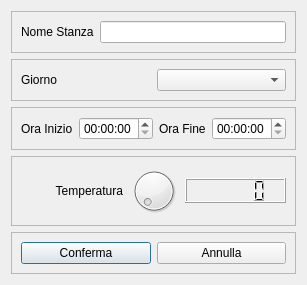
<?xml version="1.0" encoding="UTF-8"?>
<ui version="4.0">
 <class>EditRoom</class>
 <widget class="QDialog" name="EditRoom">
  <property name="geometry">
   <rect>
    <x>0</x>
    <y>0</y>
    <width>249</width>
    <height>275</height>
   </rect>
  </property>
  <property name="windowTitle">
   <string>Dialog</string>
  </property>
  <layout class="QVBoxLayout" name="verticalLayout">
   <item>
    <widget class="QFrame" name="frame_4">
     <property name="frameShape">
      <enum>QFrame::StyledPanel</enum>
     </property>
     <property name="frameShadow">
      <enum>QFrame::Raised</enum>
     </property>
     <layout class="QHBoxLayout" name="horizontalLayout_4">
      <item>
       <widget class="QLabel" name="label">
        <property name="text">
         <string>Nome Stanza</string>
        </property>
       </widget>
      </item>
      <item>
       <widget class="QLineEdit" name="lineEdit"/>
      </item>
     </layout>
    </widget>
   </item>
   <item>
    <widget class="QFrame" name="frame_3">
     <property name="frameShape">
      <enum>QFrame::StyledPanel</enum>
     </property>
     <property name="frameShadow">
      <enum>QFrame::Raised</enum>
     </property>
     <layout class="QHBoxLayout" name="horizontalLayout_3">
      <item>
       <widget class="QLabel" name="label_5">
        <property name="text">
         <string>Giorno</string>
        </property>
       </widget>
      </item>
      <item>
       <widget class="QComboBox" name="comboBox"/>
      </item>
     </layout>
    </widget>
   </item>
   <item>
    <widget class="QFrame" name="frame_2">
     <property name="frameShape">
      <enum>QFrame::StyledPanel</enum>
     </property>
     <property name="frameShadow">
      <enum>QFrame::Raised</enum>
     </property>
     <layout class="QHBoxLayout" name="horizontalLayout_2">
      <item>
       <widget class="QLabel" name="label_3">
        <property name="text">
         <string>Ora Inizio</string>
        </property>
       </widget>
      </item>
      <item>
       <widget class="QTimeEdit" name="timeEdit_2"/>
      </item>
      <item>
       <widget class="QLabel" name="label_2">
        <property name="text">
         <string>Ora Fine</string>
        </property>
       </widget>
      </item>
      <item>
       <widget class="QTimeEdit" name="timeEdit"/>
      </item>
     </layout>
    </widget>
   </item>
   <item>
    <widget class="QFrame" name="frame">
     <property name="frameShape">
      <enum>QFrame::StyledPanel</enum>
     </property>
     <property name="frameShadow">
      <enum>QFrame::Raised</enum>
     </property>
     <layout class="QHBoxLayout" name="horizontalLayout">
      <item>
       <widget class="QLabel" name="label_4">
        <property name="text">
         <string>Temperatura</string>
        </property>
        <property name="alignment">
         <set>Qt::AlignRight|Qt::AlignTrailing|Qt::AlignVCenter</set>
        </property>
       </widget>
      </item>
      <item>
       <widget class="QDial" name="dial">
        <property name="minimumSize">
         <size>
          <width>50</width>
          <height>50</height>
         </size>
        </property>
        <property name="maximumSize">
         <size>
          <width>50</width>
          <height>50</height>
         </size>
        </property>
        <property name="minimum">
         <number>18</number>
        </property>
        <property name="maximum">
         <number>40</number>
        </property>
       </widget>
      </item>
      <item>
       <widget class="QLCDNumber" name="lcdNumber">
        <property name="maximumSize">
         <size>
          <width>150</width>
          <height>25</height>
         </size>
        </property>
       </widget>
      </item>
     </layout>
    </widget>
   </item>
   <item>
    <widget class="QFrame" name="frame_5">
     <property name="frameShape">
      <enum>QFrame::StyledPanel</enum>
     </property>
     <property name="frameShadow">
      <enum>QFrame::Raised</enum>
     </property>
     <layout class="QHBoxLayout" name="horizontalLayout_5">
      <item>
       <widget class="QPushButton" name="pushButton">
        <property name="text">
         <string>Conferma</string>
        </property>
       </widget>
      </item>
      <item>
       <widget class="QPushButton" name="pushButton_2">
        <property name="text">
         <string>Annulla</string>
        </property>
       </widget>
      </item>
     </layout>
     <zorder>pushButton_2</zorder>
     <zorder>pushButton</zorder>
     <zorder>pushButton_2</zorder>
     <zorder>pushButton</zorder>
    </widget>
   </item>
  </layout>
 </widget>
 <resources/>
 <connections>
  <connection>
   <sender>dial</sender>
   <signal>sliderMoved(int)</signal>
   <receiver>lcdNumber</receiver>
   <slot>display(int)</slot>
   <hints>
    <hint type="sourcelabel">
     <x>140</x>
     <y>231</y>
    </hint>
    <hint type="destinationlabel">
     <x>320</x>
     <y>236</y>
    </hint>
   </hints>
  </connection>
 </connections>
</ui>
